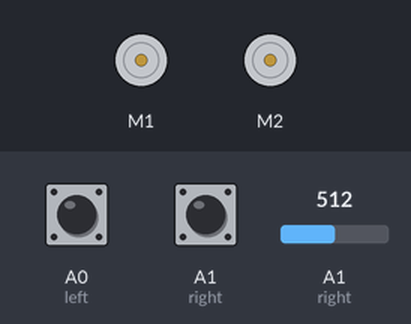
Simulated run of this sketch. Board: Arduino Uno, built with avr-gcc and run on an emulated ATmega328P. Parts: 2 × DC motor (green arrow = forward, orange = backward, longer = faster). The test bench sets the inputs (shaded band); at power-on: A0 (left) HIGH, A1 (right) HIGH, A1 (right) = 512. What the sketch prints to the serial monitor is not drawn.

Above: at 1.2 s.
1.3 s: A0 (left) pulled LOW for 0.15 s
At 1.38 s:
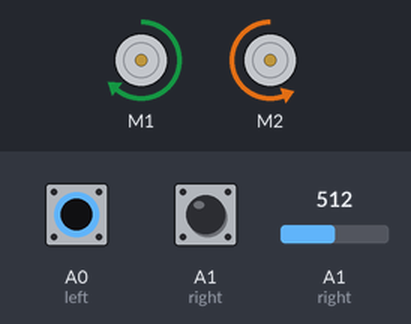
2.9 s: A1 (right) pulled LOW for 0.15 s
At 2.97 s:
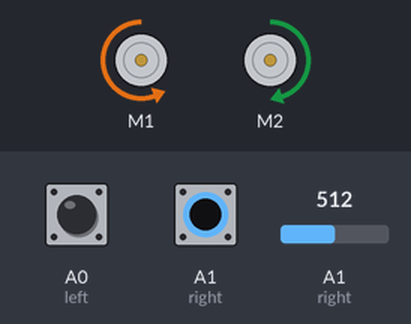
4.5 s: A1 (right) pulled LOW for 3.2 s
At 8.6 s:
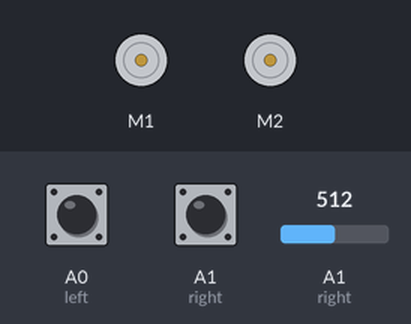
9.2 s: A0 (left) pulled LOW for 3.2 s
At 9.9 s:
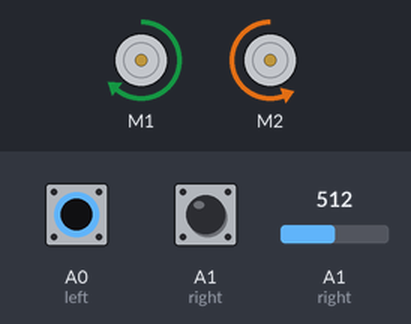
13.9 s: A0 (left) driven LOW and A1 (right) driven LOW
At 14.6 s:
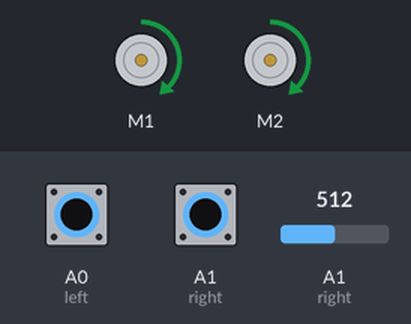
Timing chart, 0 to 16.4 s (numbered marks = the images above; inputs shaded):
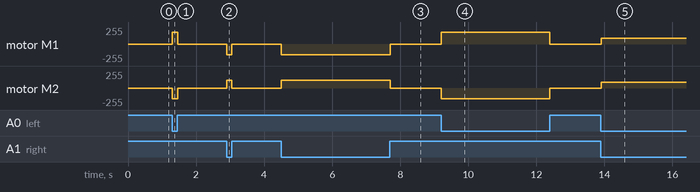

Measured:
- after the input at 1.3 s, motor M1: stopped → forward 180/255 at once, → stopped 0.15 s later; motor M2: stopped → backward 160/255 at once, → stopped 0.15 s later
- after the input at 2.9 s, motor M1: stopped → backward 160/255 at once, → stopped 0.15 s later; motor M2: stopped → forward 120/255 at once, → stopped 0.15 s later
- after the input at 4.5 s, motor M1: stopped → backward 160/255 at once, → stopped 3.2 s later; motor M2: stopped → forward 120/255 at once, → stopped 3.2 s later
- after the input at 9.2 s, motor M1: stopped → forward 180/255 at once, → stopped 3.2 s later; motor M2: stopped → backward 160/255 at once, → stopped 3.2 s later
- after the input at 13.9 s, motor M1, motor M2: stopped → forward 90/255 at once

The sketch:

main.ino
```cpp
//ARDUINO LINE FOLLOWING CAR//
// YOU HAVE TO INSTALL THE AFMOTOR LIBRARY BEFORE UPLOAD THE CODE//
// GO TO SKETCH >> INCLUDE LIBRARY >> ADD .ZIP LIBRARY >> SELECT AF MOTOR ZIP FILE //

//including the libraries
#include <AFMotor.h>

//defining pins and variables
#define left A0
#define right A1

//defining motors
AF_DCMotor motor1(1, MOTOR12_1KHZ);
AF_DCMotor motor2(2, MOTOR12_1KHZ);
AF_DCMotor motor3(3, MOTOR34_1KHZ);
AF_DCMotor motor4(4, MOTOR34_1KHZ);


void setup() {
  //declaring pin types
  pinMode(left,INPUT);
  pinMode(right,INPUT);
  //begin serial communication
  Serial.begin(9600);

}

void loop(){
  //printing values of the sensors to the serial monitor
  Serial.println(digitalRead(left));

  Serial.println(digitalRead(right));

  //line detected by both
  if(digitalRead(left)==0 && digitalRead(right)==0){
    //Forward
    motor1.run(FORWARD);
    motor1.setSpeed(90);
    motor2.run(FORWARD);
    motor2.setSpeed(90);
  }
  //line detected by left sensor
  else if(digitalRead(left)==0 && !analogRead(right)==0){
    //turn right
    motor1.run(FORWARD);
    motor1.setSpeed(180);
    motor2.run(BACKWARD);
    motor2.setSpeed(160);
  }
  //line detected by right sensor
  else if(!digitalRead(left)==0 && digitalRead(right)==0){
    //turn left
    motor1.run(BACKWARD);
    motor1.setSpeed(160);
    motor2.run(FORWARD);
    motor2.setSpeed(120);
  }
  //line detected by none
  else if(!digitalRead(left)==0 && !digitalRead(right)==0){
    //stop
    motor1.run(RELEASE);
    motor1.setSpeed(0);
    motor2.run(RELEASE);
    motor2.setSpeed(0);
  }

}
```
